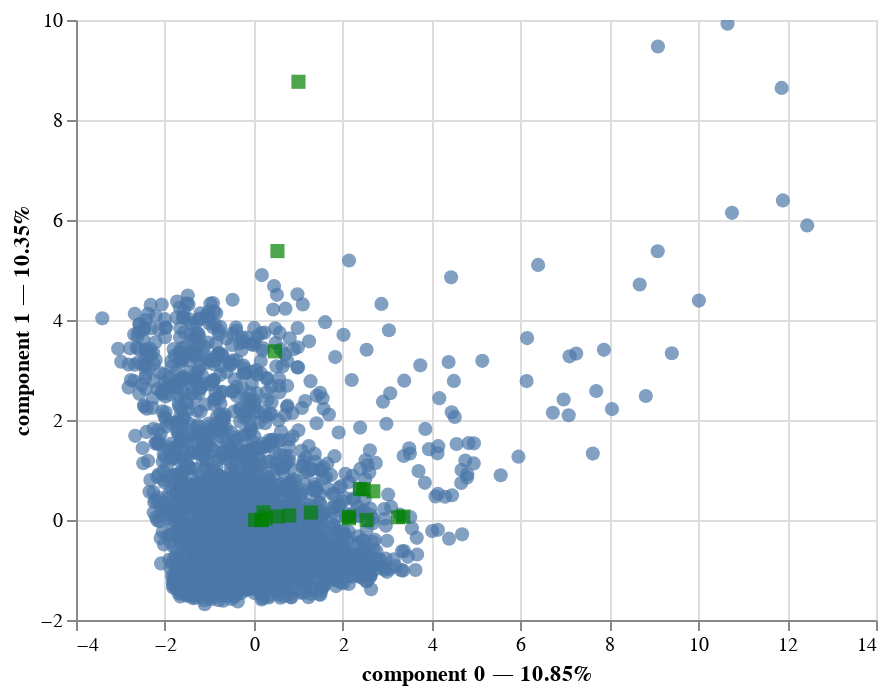

Source (notebook cell):
### Code cell
famd.plot(
    result,
    x_component=0,
    y_component=1
)

### Figure 1 — Vega-Lite specification as saved in the notebook (floating-point values rounded to 4 significant figures; data arrays with more than 128 entries replaced by an {"elided": "..."} marker saying what was removed)
{"config": {"view": {"continuousWidth": 400, "continuousHeight": 300}}, "layer": [{"mark": {"type": "circle", "size": 50}, "encoding": {"tooltip": [{"field": "index", "type": "quantitative"}, {"field": "component 0", "type": "quantitative"}, {"field": "component 1", "type": "quantitative"}], "x": {"axis": {"title": "component 0 — 10.85%"}, "field": "component 0", "scale": {"zero": false}, "type": "quantitative"}, "y": {"axis": {"title": "component 1 — 10.35%"}, "field": "component 1", "scale": {"zero": false}, "type": "quantitative"}}, "selection": {"selector001": {"type": "interval", "bind": "scales", "encodings": ["x", "y"]}}}, {"data": {"name": "data-435855954570ff1e74eb1a6e018a60d0"}, "mark": {"type": "square", "color": "green", "size": 50}, "encoding": {"tooltip": [{"field": "variable", "type": "nominal"}], "x": {"field": "component 0", "scale": {"zero": false}, "type": "quantitative"}, "y": {"field": "component 1", "scale": {"zero": false}, "type": "quantitative"}}}], "data": {"name": "data-da7dd1c6c17beb268724f175f0d17d27"}, "$schema": "https://vega.github.io/schema/vega-lite/v4.17.0.json", "datasets": {"data-da7dd1c6c17beb268724f175f0d17d27": {"elided": "3102 records"}, "data-435855954570ff1e74eb1a6e018a60d0": [{"variable": "crisis_climatica_es_un_tema_que_me_cansa_ya", "component 0": 2.472, "component 1": 0.6149, "component 2": 1.278, "component 3": 0.0006957, "component 4": 0.06859, "component 5": 0.09375, "component 6": 0.03763, "component 7": 0.02155}, {"variable": "crisis_climatica_me_agobia", "component 0": 3.244, "component 1": 0.05528, "component 2": 0.3532, "component 3": 0.0001416, "component 4": 0.04031, "component 5": 1.32, "component 6": 0.0414, "component 7": 0.02317}, {"variable": "crisis_climatica_me_da_igual", "component 0": 2.389, "component 1": 0.6184, "component 2": 2.134, "component 3": 0.001376, "component 4": 0.007067, "component 5": 0.1639, "component 6": 0.1763, "component 7": 0.08922}, {"variable": "crisis_climatica_me_preocupa", "component 0": 0.7995, "component 1": 0.09136, "component 2": 0.9254, "component 3": 0.06417, "component 4": 0.2929, "component 5": 0.3156, "component 6": 0.5432, "component 7": 1.121}, {"variable": "crisis_climatica_se_le_esta_dando_demasiada_importancia", "component 0": 2.69, "component 1": 0.5738, "component 2": 2.056, "component 3": 0.004649, "component 4": 0.04385, "component 5": 0.07036, "component 6": 0.009115, "component 7": 0.1224}, {"variable": "crisis_climatica_siento_esperanza", "component 0": 0.5306, "component 1": 0.07082, "component 2": 0.9763, "component 3": 0.05162, "component 4": 2.148, "component 5": 0.2685, "component 6": 0.06763, "component 7": 0.05035}, {"variable": "crisis_climatica_tengo_miedo", "component 0": 3.364, "component 1": 0.06933, "component 2": 0.7025, "component 3": 0.0008931, "component 4": 0.009498, "component 5": 0.869, "component 6": 8.512e-06, "component 7": 0.004382}, {"variable": "vivir_padres_1_10", "component 0": 2.141, "component 1": 0.03347, "component 2": 1.169, "component 3": 0.06535, "component 4": 0.09777, "component 5": 0.227, "component 6": 7.705e-06, "component 7": 0.04818}, {"variable": "cambio_climatico_medios_de_comunicacion_niveles", "component 0": 2.144, "component 1": 0.06289, "component 2": 0.1831, "component 3": 0.008091, "component 4": 0.1903, "component 5": 0.4164, "component 6": 0.02774, "component 7": 0.7889}, {"variable": "crisis-climatica-vida-personal_niveles", "component 0": 0.2196, "component 1": 0.1525, "component 2": 3.333, "component 3": 0.03213, "component 4": 0.4439, "component 5": 0.002319, "component 6": 0.02477, "component 7": 0.0001452}, {"variable": "las-actuales-politicas-climaticas_niveles", "component 0": 0.1779, "component 1": 7.876e-05, "component 2": 0.796, "component 3": 0.003014, "component 4": 0.2576, "component 5": 0.5662, "component 6": 0.05737, "component 7": 1.421}, {"variable": "futuro_niveles", "component 0": 2.539, "component 1": 5.113e-06, "component 2": 1.343, "component 3": 0.09372, "component 4": 0.774, "component 5": 0.173, "component 6": 0.08355, "component 7": 0.08521}, {"variable": "ecoansiedad_niveles", "component 0": 1.288, "component 1": 0.1491, "component 2": 0.748, "component 3": 0.04348, "component 4": 0.8389, "component 5": 0.1013, "component 6": 0.02926, "component 7": 0.5161}, {"variable": "transicion_ecologica_sin_stopwords_lemma_salida_neu", "component 0": 0.02998, "component 1": 0.0009952, "component 2": 0.3161, "component 3": 1.734, "component 4": 0.004407, "component 5": 0.05521, "component 6": 0.04678, "component 7": 0.2286}, {"variable": "transicion_ecologica_sin_stopwords_lemma_salida_pos", "component 0": 0.1783, "component 1": 7.205e-05, "component 2": 0.5443, "component 3": 1.697, "component 4": 0.005545, "component 5": 0.0006304, "component 6": 0.03162, "component 7": 0.0007969}, {"variable": "haria_falta_futuro_sin_stopwords_lemma_salida_neu", "component 0": 0.5325, "component 1": 5.378, "component 2": 0.2276, "component 3": 0.007479, "component 4": 0.05335, "component 5": 0.01907, "component 6": 1.986, "component 7": 0.2258}, {"variable": "haria_falta_futuro_sin_stopwords_lemma_salida_pos", "component 0": 0.4778, "component 1": 3.373, "component 2": 0.1078, "component 3": 0.0059, "component 4": 0.002185, "component 5": 0.02394, "component 6": 3.259, "component 7": 0.2827}, {"variable": "haria_falta_futuro_sin_stopwords_lemma_salida_neg", "component 0": 1.005, "component 1": 8.765, "component 2": 0.3343, "component 3": 0.0003775, "component 4": 0.02288, "component 5": 0.0001245, "component 6": 0.0007876, "component 7": 0.001507}, {"variable": "precios_energia", "component 0": 0.2684, "component 1": 0.03473, "component 2": 0.3104, "component 3": 0.03548, "component 4": 0.02882, "component 5": 0.05003, "component 6": 0.01544, "component 7": 0.009005}]}}
